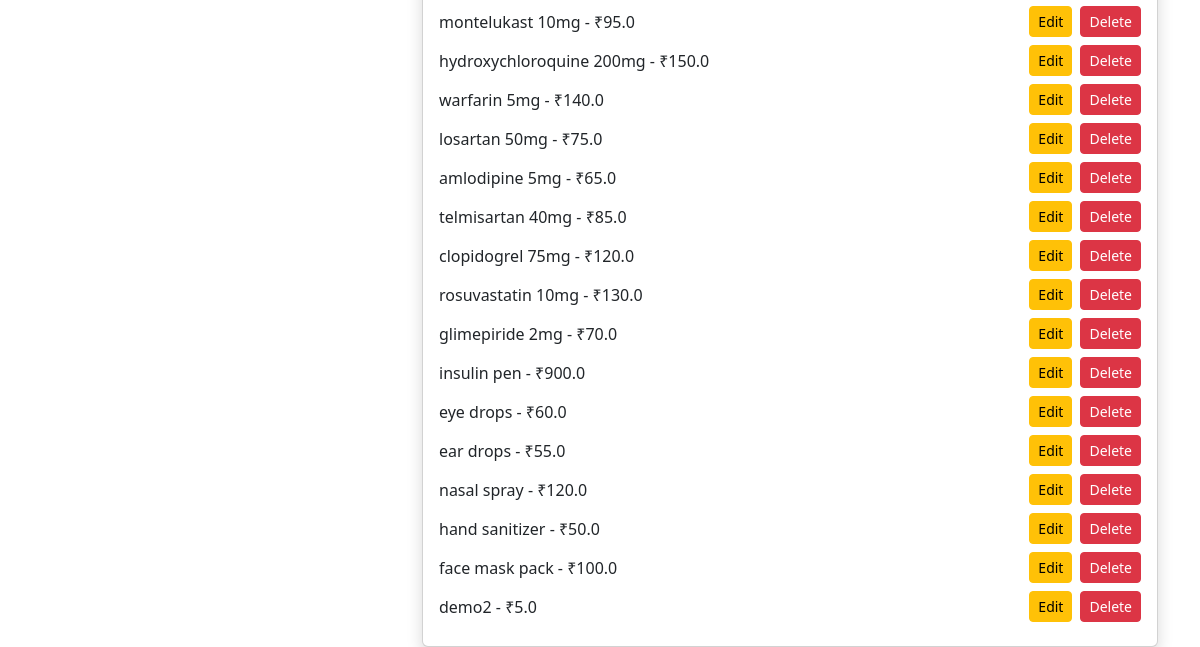
Page /dashboard/ (signed in, lower part) on the earlier database version.
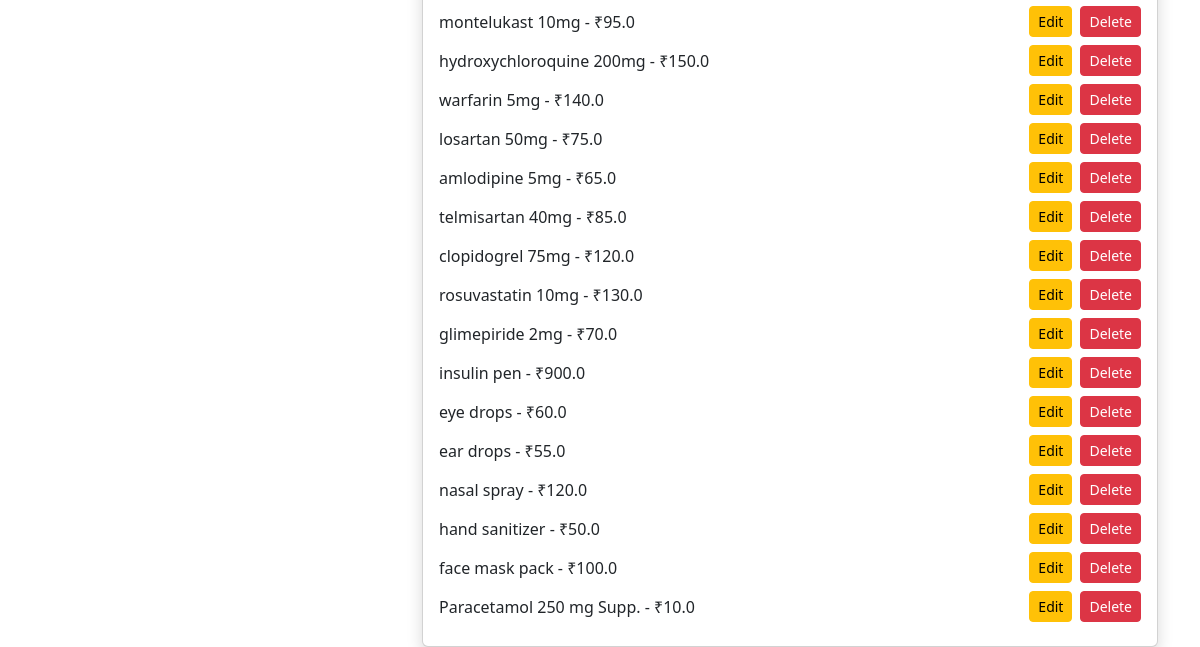
Same page on the later database version.
### core/models.py (models this page shows, shortened)
class Medicine(models.Model):
    name = models.CharField(max_length=100)
    price = models.FloatField()
    company = models.CharField(max_length=100)
    size = models.CharField(max_length=50)
    image = models.CharField(max_length=255)
    requires_prescription = models.BooleanField(default=False)
    safety_warning = models.TextField(blank=True, null=True)

### core/views.py (the view)
def dashboard(request):
    if not request.user.is_superuser:
        return redirect('/')
    medicines = Medicine.objects.all()
    return render(request, 'dashboard.html', {'medicines': medicines})

### templates/dashboard.html (shortened to what this page needs)
{% extends 'base.html' %} {% block content %}
<div class="row">
  <div class="col-md-4">
  </div>
  <div class="col-md-8">
    <div class="card p-3 shadow">
      {% for med in medicines %}
      <div class="d-flex justify-content-between align-items-center mb-2">
        <span>
          {{ med.name }} - ₹{{ med.price }} {% if med.requires_prescription %}<span class="badge bg-warning">⚕️ Rx Required</span>{% endif %}
        </span>
        <div class="d-flex gap-2">
          <a href="/edit-medicine/{{ med.id }}/" class="btn btn-warning btn-sm"
            >Edit</a
          >
          <form method="POST" action="/delete-medicine/">
            <button class="btn btn-danger btn-sm">Delete</button>
          </form>
        </div>
      </div>
      {% endfor %}
    </div>
  </div>
</div>
{% endblock %}

Differences in the rows shown:
removed Medicine: name "demo2", price "5.0"
added Medicine: name "Paracetamol 250 mg Supp.", price "10.0"
